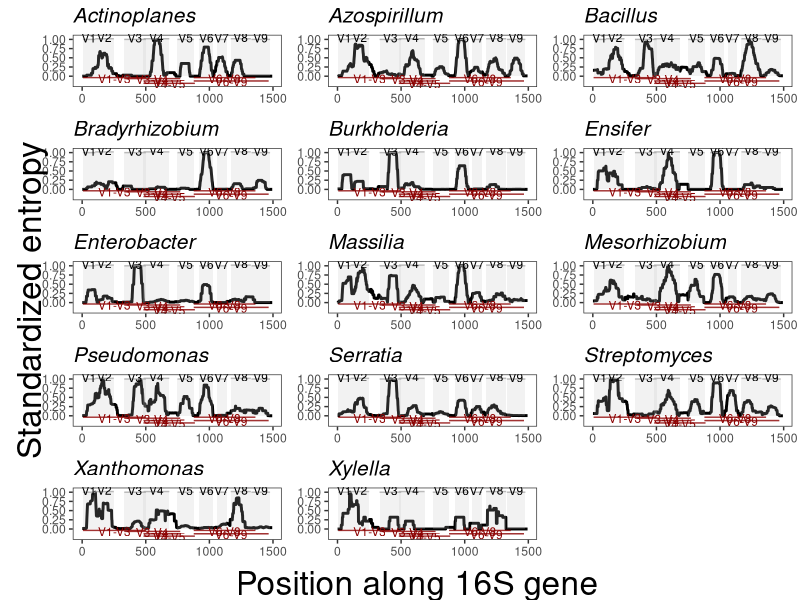

This chart was generated by the following R code:
library(ggplot2)
library(dplyr)
library(ggpubr)
library(grid)

entropy_data <- read.csv('Smooth_std_entropy.csv', header = F)

colnames(entropy_data)[1] <- 'Genus'
entropy <- as.data.frame(t(entropy_data))
first_row <- entropy[1, ]
colnames(entropy) <- first_row
entropy <- entropy[-1,]
entropys <- as.data.frame(sapply(entropy, as.numeric))

base_position <- 1:1494
df1 <- cbind('Base_Position' = base_position, entropys)
df2 <- as.data.frame(df1)
df <- df2 %>% 
  dplyr::select(Base_Position, Actinoplanes, Azospirillum, Bacillus, Bradyrhizobium, Burkholderia, Ensifer,
                Enterobacter, Massilia, Mesorhizobium, Pseudomonas, Serratia, Streptomyces,
                Xanthomonas, Xylella)

# parameters
# region title offset
n = 0.018
# region title alpha
ra=0.8
# region title colour
rc='dark grey'
# panel alpha
pa=0.2
#panel colour
pc='grey'
#amplicon colour
ac = 'dark red'

genera <- colnames(df)[-1]

plots <- lapply(genera, function(genus) {
  
  plt <- ggplot(df)
  plt <- plt + geom_line(aes_string(x = "Base_Position", y = genus), lwd=1) +
    labs(title = genus) +
    theme(plot.title = element_text(face = "italic", size = 15))
  plt <- plt + theme_bw() + 
    scale_y_continuous(name = "", limits = c(-0.23, 1.06), 
                       breaks = c(0, 0.25, 0.5, 0.75, 1), 
                       labels = c("0.00", "0.25", "0.50", "0.75", "1.00"))
  
  # add colour panels
  plt <- plt + annotate('rect', xmin=6, xmax=104, ymin=0, ymax=1, fill=pc, alpha=pa)
  plt <- plt + annotate('rect', xmin=103, xmax=249, ymin=0, ymax=1, fill=pc, alpha=pa)
  plt <- plt + annotate('rect', xmin=331, xmax=501, ymin=0, ymax=1, fill=pc, alpha=pa)
  plt <- plt + annotate('rect', xmin=482, xmax=685, ymin=0, ymax=1, fill=pc, alpha=pa)
  plt <- plt + annotate('rect', xmin=749, xmax=879, ymin=0, ymax=1, fill=pc, alpha=pa)
  plt <- plt + annotate('rect', xmin=922, xmax=1031, ymin=0, ymax=1, fill=pc, alpha=pa)
  plt <- plt + annotate('rect', xmin=1060, xmax=1135, ymin=0, ymax=1, fill=pc, alpha=pa)
  plt <- plt + annotate('rect', xmin=1168, xmax=1326, ymin=0, ymax=1, fill=pc, alpha=pa)
  plt <- plt + annotate('rect', xmin=1331, xmax=1477, ymin=0, ymax=1, fill=pc, alpha=pa)
  
  # # add individual bars
  #V1
  plt <- plt + annotate('segment', x=6, xend=104, y=1, yend=1, colour=rc, alpha=ra)
  plt <- plt + annotate('text', x=6 + (104-9)/2, y=1+n+n, label='V1', cex=3)
  #V2
  plt <- plt + annotate('segment', x=103, xend=249, y=1+n, yend=1+n, colour=rc, alpha=ra)
  plt <- plt + annotate('text', x=103 + (249-103)/2, y=1+n+n+n, label='V2', cex=3)
  #V3
  plt <- plt + annotate('segment', x=331, xend=501, y=1, yend=1, colour=rc, alpha=ra)
  plt <- plt + annotate('text', x=331 + (501-331)/2, y=1+n+n, label='V3', cex=3)
  #V4
  plt <- plt + annotate('segment', x=482, xend=685, y=1+n, yend=1+n, colour=rc, alpha=ra)
  plt <- plt + annotate('text', x=482 + (685-482)/2, y=1+n+n+n, label='V4', cex=3)
  #V5
  plt <- plt + annotate('segment', x=749, xend=879, y=1, yend=1, colour=rc, alpha=ra)
  plt <- plt + annotate('text', x=749 + (879-749)/2, y=1+n+n, label='V5', cex=3)
  #V6
  plt <- plt + annotate('segment', x=922, xend=1031, y=1, yend=1, colour=rc, alpha=ra)
  plt <- plt + annotate('text', x=922 + (1031-922)/2, y=1+n+n, label='V6', cex=3)
  #V7
  plt <- plt + annotate('segment', x=1060, xend=1135, y=1, yend=1, colour=rc, alpha=ra)
  plt <- plt + annotate('text', x=1060 + (1135-1060)/2, y=1+n+n, label='V7', cex=3)
  #V8
  plt <- plt + annotate('segment', x=1168, xend=1326, y=1+n, yend=1+n, colour=rc, alpha=ra)
  plt <- plt + annotate('text', x=1168 + (1326-1168)/2, y=1+n+n+n, label='V8', cex=3)
  #V9
  plt <- plt + annotate('segment', x=1331, xend=1477, y=1, yend=1, colour=rc, alpha=ra)
  plt <- plt + annotate('text', x=1331 + (1477-1331)/2, y=1+n+n, label='V9', cex=3)
  
  # Add amplicon regions
  #V1-V3
  plt <- plt + annotate('segment', x=6, xend=501, y=-0.02-n, yend=-0.02-n, colour=ac, alpha=ra)
  plt <- plt + annotate('text', x=6 + (501-6)/2, y=-0.02-3*n, label='V1-V3', colour=ac, cex=3)
  #V3-V4
  plt <- plt + annotate('segment', x=331, xend=771, y=-0.03-2*n, yend=-0.03-2*n, colour=ac, alpha=ra)
  plt <- plt + annotate('text', x=331 + (771-331)/2, y=-0.03-3.5*n, label='V3-V4', colour=ac, cex=3)
  #V4-V5
  plt <- plt + annotate('segment', x=482, xend=886, y=-0.05-8*n, yend=-0.05-8*n, colour=ac, alpha=ra)
  plt <- plt + annotate('text', x=482 + (886-482)/2, y=-0.05-9.5*n, label='V4-V5', colour=ac, cex=3)
  #V4
  plt <- plt + annotate('segment', x=482, xend=771, y=-0.04-5*n, yend=-0.04-5*n, colour=ac, alpha=ra)
  plt <- plt + annotate('text', x=482 + (771-482)/2, y=-0.04-6.5*n, label='V4', colour=ac, cex=3)
  #V6-V8
  plt <- plt + annotate('segment', x=877, xend=1362, y=-0.02-n, yend=-0.02-n, colour=ac, alpha=ra)
  plt <- plt + annotate('text', x=877 + (1362-877)/2, y=-0.02-3*n, label='V6-V8', colour=ac, cex=3)
  #V6-V9
  plt <- plt + annotate('segment', x=877, xend=1466, y=-0.04-5*n, yend=-0.04-5*n, colour=ac, alpha=ra)
  plt <- plt + annotate('text', x=877 + (1466-877)/2, y=-0.04-6.5*n, label='V6-V9', colour=ac, cex=3)
  
  plt <- plt + theme(panel.grid = element_blank(),
                     plot.title = element_text(face = "italic", size = 15), 
                     axis.title.x = element_blank(), 
                     axis.title.y = element_blank())
  return(plt)
})

figure <- ggarrange(plotlist = plots, ncol = 3 , nrow = 5)
figure1 <- annotate_figure(figure, 
                           left = textGrob("Standardized entropy", rot = 90, vjust = 1, gp = gpar(cex = 2)),
                           bottom = textGrob("Position along 16S gene", gp = gpar(cex = 2)))

ggsave("Supp_fig1.png", plot = figure1, width = 20, height = 25)